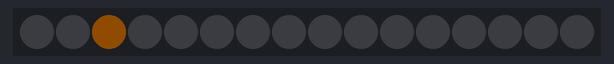
This sketch was run on a simulated Arduino Uno, built with avr-gcc and run on an emulated ATmega328P. Parts: 16 RGB LEDs in strip order, left to right. Dim RGB values are drawn brighter than linear; random numbers use the default seed unless the sketch sets one.

Above: at 0.46 s.
At 5.09 s:
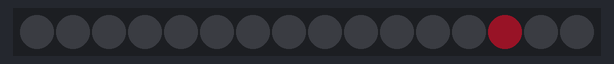
At 10.0 s:
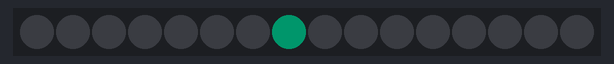
At 14.64 s:
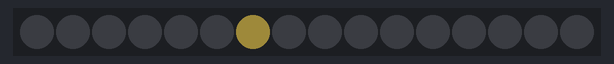
At 19.96 s:
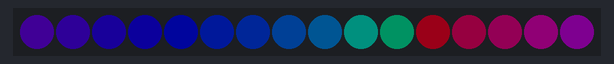
At 39.57 s:
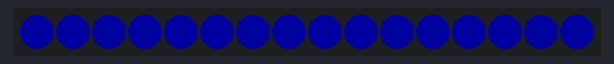

The sketch:

GemmaHoopAnimator.ino
```cpp
// (licence header left out)
#include <Adafruit_NeoPixel.h>

/******************************************************************************
 *
 * where the action list is to be declared and all animation actions
 * are to be defined:
 *
 ******************************************************************************/

#include "GemmaHoopActionList.h"

/******************************************************************************
 *
 * general global variables
 *
 ******************************************************************************/

uint32_t color = 0,
         color_timer = 0,
         action_timer = 0,
         action_step_timer = 0;
uint16_t color_idx = 0,
         curr_color_interval = 0,
         curr_action_step_duration = 0,
         curr_action_duration = 0;
uint8_t  spectrum_part = 0,
         curr_action = 0,
         curr_color_gen = COL_RANDOM,
         idx = 0,
         offset = 0,
         number_of_actions = 0,
         curr_action_idx = 0,
         curr_color_granularity = 1;

/******************************************************************************
 *
 * general global variables
 *
 ******************************************************************************/

Adafruit_NeoPixel pixels = Adafruit_NeoPixel(NUM_PIXELS, PIXEL_OUTPUT);

/******************************************************************************
 *
 * initializing - note that the action list is declared and initialized
 * in GemmaHoopActionList.h!
 *
 ******************************************************************************/

void setup()
{
  // fingers corssed, the seeding makes sense to really get random colors...
  randomSeed(analogRead(ANALOG_INPUT));

  // we need to know, how many actions are defined - shall the there be too
  // many actions defined, the RAM will overflow and he µC won't do anything
  // --> rather easy diagnosis ;-)
  number_of_actions = sizeof (theActionList) / sizeof (actiondesc);

  // let's go!
  pixels.begin();
  pixels.setBrightness(BRIGHTNESS);
  nextColor();
  pixels.show();
}

/******************************************************************************
 *
 * where all the magic happens - note that the action list is declared and
 * initialized in GemmaHoopActionList.h!
 *
 ******************************************************************************/

void loop()
{
  // do we need to load the next action?
  if ((millis() - action_timer) > curr_action_duration)
  {
    curr_action_duration = theActionList[curr_action_idx].action_duration;
    curr_action = theActionList[curr_action_idx].action_and_color_gen & 0b00111111;
    curr_action_step_duration = theActionList[curr_action_idx].action_step_duration;
    curr_color_gen = theActionList[curr_action_idx].action_and_color_gen & 0b11000000;
    curr_color_granularity = theActionList[curr_action_idx].color_granularity;
    curr_color_interval = theActionList[curr_action_idx].color_interval;

    curr_action_idx++;
    // take care to rotate the action list!
    curr_action_idx %= number_of_actions;

    action_timer = millis();
  }

  // do we need to change to the next color?
  if ((millis() - color_timer) > curr_color_interval)
  {
    nextColor();
    color_timer = millis();
  }

  // do we need to step up the current action?
  if ((millis() - action_step_timer) > curr_action_step_duration)
  {
    switch (curr_action)
    {
      case ACT_NOP :
      {
        // rather trivial even tho this will be repeated as long as the
        // NOP continues - i could have prevented it from repeating
        // unnecessarily, but that would mean more code and less
        // space for more actions within the animation
        for (int i = 0; i < NUM_PIXELS; i++) pixels.setPixelColor(i,0);
        break;
      }
      case ACT_SIMPLE_RING :
      {
        // even more trivial - just set the new color, if there is one
        for (int i = 0; i < NUM_PIXELS; i++) pixels.setPixelColor(i,color);
        break;
      }
      case ACT_CYCLING_RING_ACLK :
      case ACT_CYCLING_RING_CLKW :
      {
        // spin the ring clockwise or anti clockwise
        (curr_action == ACT_CYCLING_RING_ACLK) ? idx++ : idx--;
        // prevent overflows or underflows
        idx %= NUM_PIXELS;
        // set the new color, if there is one
        pixels.setPixelColor(idx,color);
        break;
      }
      case ACT_WHEEL_ACLK :
      case ACT_WHEEL_CLKW :
      {
        // switch on / off the appropriate pixels according to
        // the current offset
        for(idx=0; idx < NUM_PIXELS; idx++)
        {
          pixels.setPixelColor(idx, ((offset + idx) & 7) < 2 ? color : 0);
        }
        // advance the offset and thus, spin the wheel
        // clockwise or anti clockwise
        (curr_action == ACT_WHEEL_CLKW) ? offset++ : offset--;
        // prevent overflows or underflows
        offset %= NUM_PIXELS;
        break;
      }
      case ACT_SPARKLING_RING :
      {
        // switch current pixel off
        pixels.setPixelColor(idx,0);
        // pick a new pixel
        idx = random (NUM_PIXELS);
        // set new pixel to the current color
        pixels.setPixelColor(idx,color);
        break;
      }
/*    for the sake of free RAM we disobey the rules
      of consistent coding and leave the following

      default :
      {
      }
*/
    }
    pixels.show();
    action_step_timer = millis();
  }
}

void nextColor ()
{
/*
 * detailed color generation method selection is obsolete
 * as long as there are just two methods

  switch (curr_color_gen)
  {
    case COL_RANDOM :
    {
      nextRandomColor();
      break;
    }
    case COL_SPECTRUM :
    {
      nextSpectrumColor();
      break;
    }
    default :
    {
    }
  }

 */

 // save some RAM for more animation actions
 (curr_color_gen & COL_RANDOM) ? nextRandomColor() : nextSpectrumColor();
}

void nextSpectrumColor ()
{
  switch (spectrum_part)
  {
    case 0 :  // spectral wipe from red to blue
    {
      color = Adafruit_NeoPixel::Color(255-color_idx,color_idx,0);
      color_idx += curr_color_granularity;
      if (color_idx > 255)
      {
          spectrum_part = 1;
          color_idx = 0;
      }
      break;
    }
    case 1 :  // spectral wipe from blue to green
    {
      color = Adafruit_NeoPixel::Color(0,255-color_idx,color_idx);
      color_idx += curr_color_granularity;
      if (color_idx > 255)
      {
          spectrum_part = 2;
          color_idx = 0;
      }
      break;
    }
    case 2 :  // spectral wipe from green to red
    {
      color = Adafruit_NeoPixel::Color(color_idx,0,255-color_idx);
      color_idx += curr_color_granularity;
      if (color_idx > 255)
      {
          spectrum_part = 0;
          color_idx = 0;
      }
      break;
    }
/*  for the sake of free RAM we disobey the rules
    of consistent coding and leave the following

    default :
    {
    }
*/
  }
}

void nextRandomColor ()
{
  color = Adafruit_NeoPixel::Color(random(256/curr_color_granularity) * curr_color_granularity,
                                   // granularity = 1 --> [0 .. 255] * 1 --> 0,1,2,3 ... 255
                                   random(256/curr_color_granularity) * curr_color_granularity,
                                   // granularity = 10 --> [0 .. 25] * 10 --> 0,10,20,30 ... 250
                                   random(256/curr_color_granularity) * curr_color_granularity);
                                   // granularity = 100 --> [0 .. 2] * 100 --> 0,100, 200 (boaring...)
}
```

GemmaHoopActionList.h
```cpp
// (licence header left out)
#ifndef _GEMMA_HOOP_ACTIONLIST_H_
#define _GEMMA_HOOP_ACTIONLIST_H_

#include "GemmaHoopDefs.h"

/******************************************************************************
 *
 * general settings
 *
 ******************************************************************************/

#define PIXEL_OUTPUT 0           // output pin the NeoPixels are connected to
#define ANALOG_INPUT 2           // needed to seed the random generator
#define NUM_PIXELS 16            // total number of NeoPixels
#define BRIGHTNESS 30            // overall brightness of NeoPixels

/******************************************************************************
 *
 * defining the animation actions by simply initializing the array of actions
 * this array variable must be called theActionList !!!
 *
 * valid actions are:
 *    ACT_NOP                     simply do nothing and switch everything off
 *    ACT_SIMPLE_RING             all leds on
 *    ACT_CYCLING_RING_ACLK       anti clockwise cycling colors
 *    ACT_CYCLING_RING_CLKW       clockwise cycling colors acording
 *    ACT_WHEEL_ACLK              anti clockwise spinning wheel
 *    ACT_WHEEL_CLKW              clockwise spinning wheel
 *    ACT_SPARKLING_RING          sparkling effect
 *
 * valid color options are:
 *    COL_RANDOM                  colors will be selected randomly, which might
 *                                be not very sufficient due to well known
 *                                limitations of the random generation algorithm
 *    COL_SPECTRUM                colors will be set as cyclic spectral wipe
 *                                R -> G -> B -> R -> G -> B -> R -> ...
 *
 ******************************************************************************/

actionlist theActionList =
{
//  action    action name &                          action step    color        color change
//  duration  color generation method                duration       granularity  interval
  { 5000,     ACT_SPARKLING_RING | COL_RANDOM,       10,            25,          1000 },
  { 2000,     ACT_CYCLING_RING_CLKW | COL_RANDOM,    20,            1,           5 },
  { 5000,     ACT_SPARKLING_RING | COL_RANDOM,       10,            25,          1000 },
  { 2000,     ACT_CYCLING_RING_ACLK | COL_RANDOM,    20,            1,           5 },
  { 5000,     ACT_SPARKLING_RING | COL_RANDOM,       10,            25,          1000 },
  { 2500,     ACT_CYCLING_RING_CLKW | COL_SPECTRUM,  25,            20,          20 },
  { 1000,     ACT_CYCLING_RING_CLKW | COL_SPECTRUM,  50,            1,           20 },
  { 750,      ACT_CYCLING_RING_CLKW | COL_SPECTRUM,  75,            1,           20 },
  { 500,      ACT_CYCLING_RING_CLKW | COL_SPECTRUM,  100,           1,           20 },
  { 500,      ACT_CYCLING_RING_CLKW | COL_SPECTRUM,  125,           1,           20 },
  { 500,      ACT_CYCLING_RING_CLKW | COL_SPECTRUM,  150,           1,           50 },
  { 500,      ACT_CYCLING_RING_CLKW | COL_SPECTRUM,  175,           1,           100 },
  { 500,      ACT_CYCLING_RING_CLKW | COL_SPECTRUM,  200,           1,           200 },
  { 750,      ACT_CYCLING_RING_CLKW | COL_SPECTRUM,  225,           1,           250 },
  { 1000,     ACT_CYCLING_RING_CLKW | COL_SPECTRUM,  250,           1,           350 },
  { 30000,    ACT_SIMPLE_RING | COL_SPECTRUM,        50,            1,           10 },
  { 2500,     ACT_WHEEL_ACLK | COL_SPECTRUM,         10,            1,           10 },
  { 2500,     ACT_WHEEL_ACLK | COL_SPECTRUM,         15,            1,           20 },
  { 2000,     ACT_WHEEL_ACLK | COL_SPECTRUM,         25,            1,           30 },
  { 1000,     ACT_WHEEL_ACLK | COL_SPECTRUM,         50,            1,           40 },
  { 1000,     ACT_WHEEL_ACLK | COL_SPECTRUM,         75,            1,           40 },
  { 1000,     ACT_WHEEL_ACLK | COL_SPECTRUM,         100,           1,           50 },
  { 500,      ACT_WHEEL_ACLK | COL_SPECTRUM,         125,           1,           60 },
  { 500,      ACT_WHEEL_CLKW | COL_SPECTRUM,         125,           5,           50 },
  { 1000,     ACT_WHEEL_CLKW | COL_SPECTRUM,         100,           10,          40 },
  { 1500,     ACT_WHEEL_CLKW | COL_SPECTRUM,         75,            15,          30 },
  { 2000,     ACT_WHEEL_CLKW | COL_SPECTRUM,         50,            20,          20 },
  { 2500,     ACT_WHEEL_CLKW | COL_SPECTRUM,         25,            25,          10 },
  { 3000,     ACT_WHEEL_CLKW | COL_SPECTRUM,         10,            30,          5 },
  { 5000,     ACT_SPARKLING_RING | COL_RANDOM,       10,            25,          1000 },
  { 5000,     ACT_NOP,                               0,             0,           0 }
};

#endif
```

GemmaHoopDefs.h
```cpp
// (licence header left out)
#ifndef _GEMMA_HOOP_DEFS_H_
#define _GEMMA_HOOP_DEFS_H_

/******************************************************************************
 *
 * available actions
 *
 ******************************************************************************/

#define ACT_NOP               0b00000000     // all leds off, do nothing
#define ACT_SIMPLE_RING       0b00000001     // all leds on
#define ACT_CYCLING_RING_ACLK 0b00000010     // anti clockwise cycling colors
#define ACT_CYCLING_RING_CLKW 0b00000100     // clockwise cycling colors
#define ACT_WHEEL_ACLK        0b00001000     // anti clockwise spinning wheel
#define ACT_WHEEL_CLKW        0b00010000     // clockwise spinning wheel
#define ACT_SPARKLING_RING    0b00100000     // sparkling effect

/******************************************************************************
 *
 * available color generation methods
 *
 ******************************************************************************/

#define COL_RANDOM            0b01000000     // colors will be generated randomly
#define COL_SPECTRUM          0b10000000     // colors will be set as cyclic spectral wipe
                                             // R -> G -> B -> R -> ...

/******************************************************************************
 *
 * specifiyng the action list
 *
 ******************************************************************************/

typedef struct
{
  uint16_t action_duration;       // the action's overall duration in milliseconds (be careful not
                                  // to use values > 2^16-1 - roughly one minute :-)
  uint8_t action_and_color_gen;   // the color generation method
  uint16_t action_step_duration;  // the duration of each action step rsp. the delay of the main
                                  // loop in milliseconds - thus, controls the action speed (be
                                  // careful not to use values > 2^16-1 - roughly one minute :-)
  uint8_t color_granularity;      // controls the increment of the R, G, and B portions of the
                                  // rsp. color. 1 means the increment is 0,1,2,3,..., 10 means
                                  // the increment is 0,10,20,... don't use values > 255, and note
                                  // that even values > 127 wouldn't make much sense...
  uint16_t color_interval;        // controls the speed of color changing independently from action
                                  // speed (be careful not to use values > 2^16-1 - roughly one minute :-)
} actiondesc;

typedef actiondesc actionlist[];  // a simple array of actions that will be continously cycled through
                                  // by the sketch's main loop. the number of elemnts is limitted by
                                  // the size of RAM available on the rsp. µC
#endif
```
